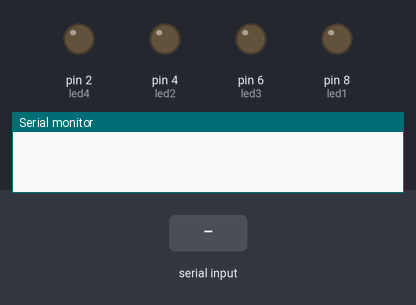
A sketch run on a simulated Arduino Uno, built with avr-gcc and run on an emulated ATmega328P. Shown: output pins drawn as LEDs (lit = HIGH), the last lines printed to the serial monitor. The test bench sets the inputs (shaded band).

Above: at 1.2 s.
1.3 s: "8" received over Serial
At 2.1 s:
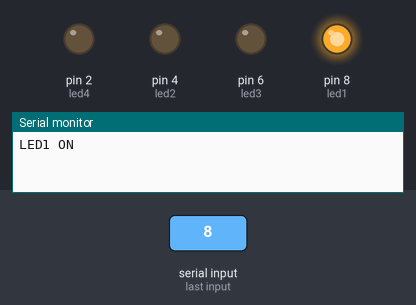
2.8 s: "4" received over Serial
At 3.3 s:
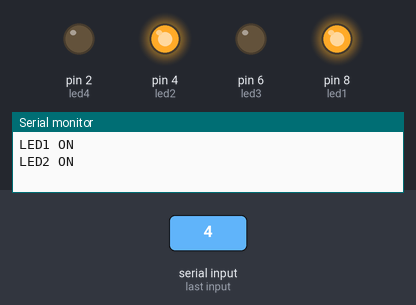
4.3 s: "6" received over Serial
At 5.5 s:
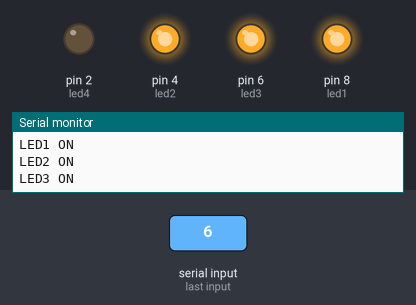
5.8 s: "2" received over Serial
At 6.8 s:
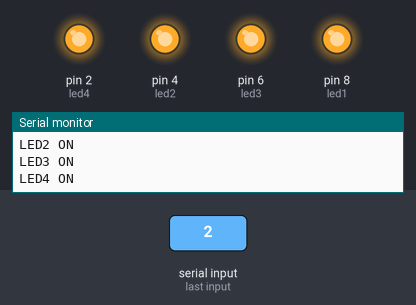
7.3 s: "8" received over Serial
At 7.9 s:
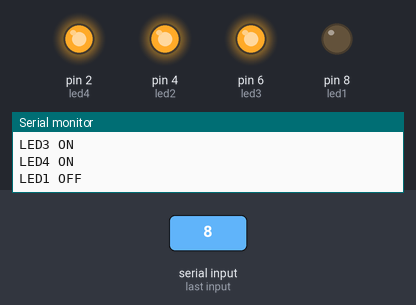
8.8 s: byte 32 (' ') received over Serial
At 10.2 s:
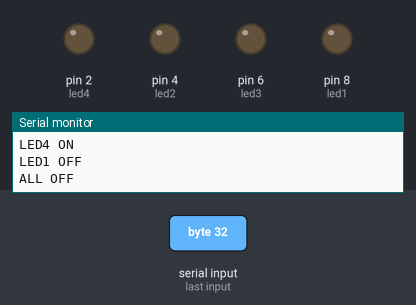
Timing chart, 0 to 11.3 s (numbered marks = the images above; inputs shaded):
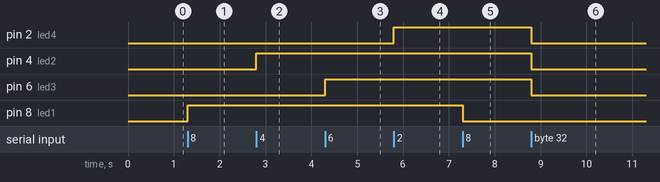

The sketch:

Serial__.ino
```cpp
int led1 = 8;
int led2 = 4;
int led3 = 6;
int led4 = 2;
int led1_status = LOW;
int led2_status = LOW;
int led3_status = LOW;
int led4_status = LOW;

void setup() {
    pinMode(led1, OUTPUT);
    pinMode(led2, OUTPUT);
    pinMode(led3, OUTPUT);
    pinMode(led4, OUTPUT);
    digitalWrite(led1, LOW);
    digitalWrite(led2, LOW);
    digitalWrite(led3, LOW);
    digitalWrite(led4, LOW);
    Serial.begin(9600);
//  Serial.println(“Hellow Arduino”);

  // put your setup code here, to run once:

}

void loop() {
  char read_data;

    if (Serial.available())
    {
        read_data = Serial.read();
        if( read_data == '8' && led1_status == LOW)
        {
            digitalWrite(led1, HIGH);
            led1_status = HIGH;
            Serial.println("LED1 ON");
        }
        else if( read_data == '8' && led1_status == HIGH )
       {
           digitalWrite(led1, LOW);
           led1_status = LOW;
           Serial.println("LED1 OFF");
        }
        if( read_data == '4' && led2_status == LOW)
       {
            digitalWrite(led2, HIGH);
            led2_status = HIGH;
            Serial.println("LED2 ON");
        }
        else if( read_data == '4' && led2_status == HIGH )
        {
            digitalWrite(led2, LOW);
            led2_status = LOW;
            Serial.println("LED2 OFF");
        }
        if( read_data == '6' && led3_status == LOW)
       {
            digitalWrite(led3, HIGH);
            led3_status = HIGH;
            Serial.println("LED3 ON");
        }
        else if( read_data == '6' && led3_status == HIGH )
        {
            digitalWrite(led3, LOW);
            led3_status = LOW;
            Serial.println("LED3 OFF");
        }
        if( read_data == '2' && led4_status == LOW)
       {
            digitalWrite(led4, HIGH);
            led4_status = HIGH;
            Serial.println("LED4 ON");
        }
        else if( read_data == '2' && led4_status == HIGH )
        {
            digitalWrite(led4, LOW);
            led4_status = LOW;
            Serial.println("LED4 OFF");
        }
        if( read_data==' ')
        {
          digitalWrite(led1, LOW);
          led1_status=LOW;
          digitalWrite(led2, LOW);
          led2_status=LOW;
          digitalWrite(led3, LOW);
          led3_status=LOW;
          digitalWrite(led4, LOW);
          led4_status=LOW;
          Serial.println("ALL OFF");


         }


        delay(10);
    }

  // put your main code here, to run repeatedly:

}
```

Measured:
- after the input at 1.3 s, pin 8 (led1): LOW → HIGH at once
- after the input at 2.8 s, pin 4 (led2): LOW → HIGH at once
- after the input at 4.3 s, pin 6 (led3): LOW → HIGH at once
- after the input at 5.8 s, pin 2 (led4): LOW → HIGH at once
- after the input at 7.3 s, pin 8 (led1): HIGH → LOW at once
- after the input at 8.8 s, pin 2 (led4), pin 4 (led2), pin 6 (led3): HIGH → LOW at once
